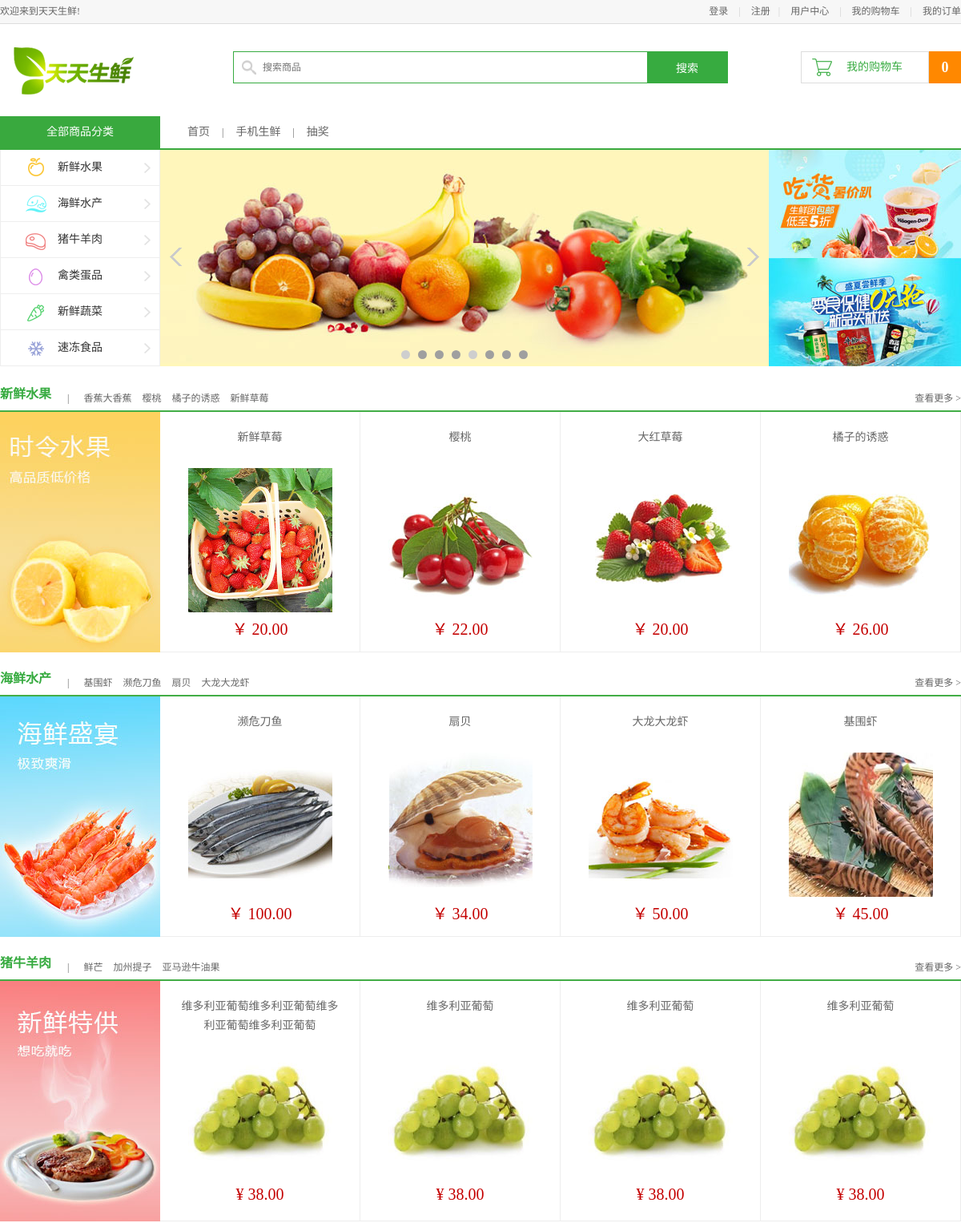
Before: / (upper part) with the older database file.
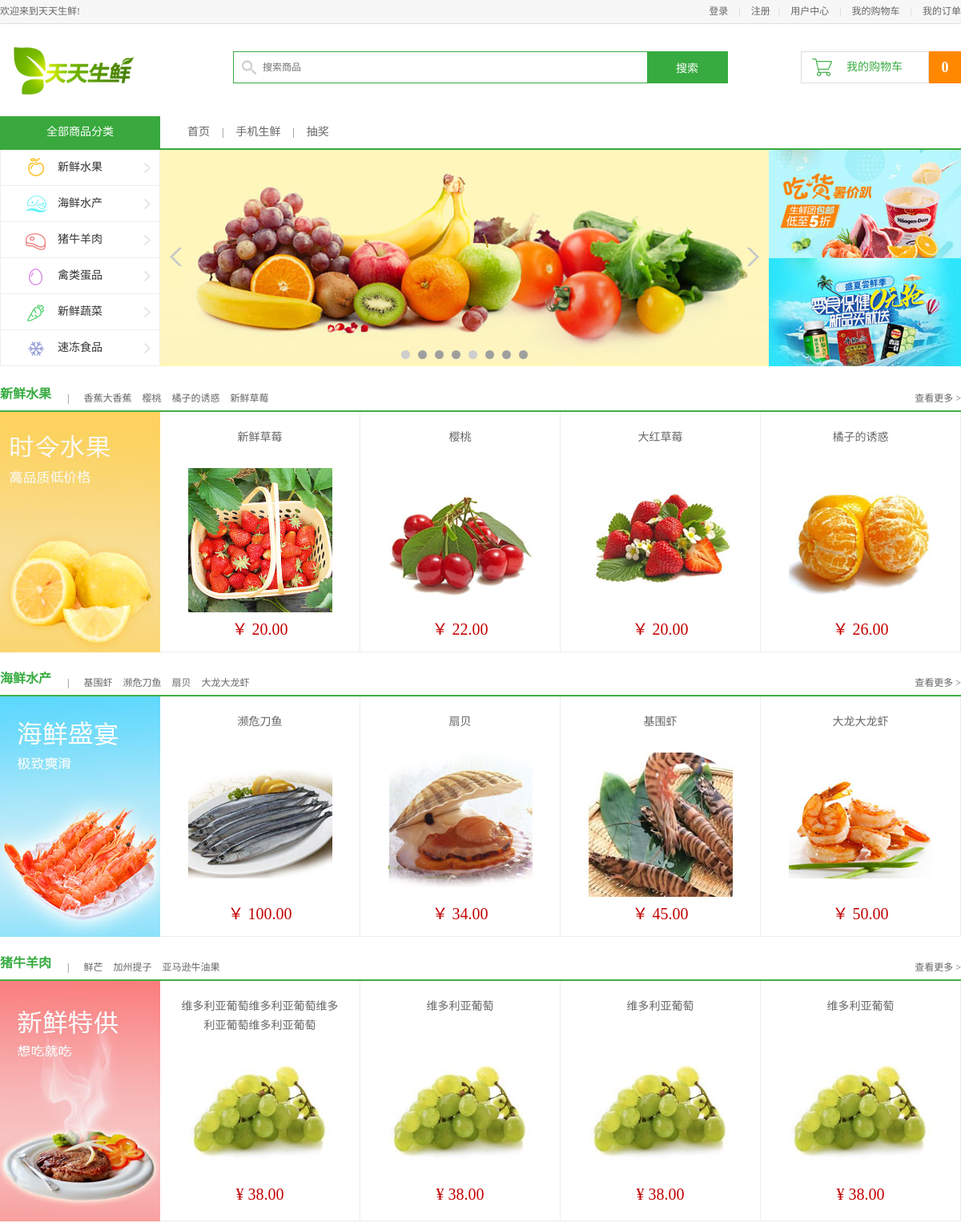
After: the same page with the newer database file.
### apps/df_goods/models.py (models this page shows, shortened)
class GoodsInfo(models.Model):
    isDelete = models.BooleanField(default=False)  # 逻辑删除
    gtitle = models.CharField(max_length=20, verbose_name="商品名称", unique=True)
    gpic = models.ImageField(upload_to='df_goods', verbose_name="图片路径")
    gprice = models.DecimalField(max_digits=5, decimal_places=2, verbose_name="商品价格")  # 商品价格小数位为两位，整数位为3位
    gunit = models.CharField(max_length=20, default='500g', verbose_name="单位重量")
    gclick = models.IntegerField(verbose_name="点击量")
    gjianjie = models.CharField(max_length=200, verbose_name="简介")
    gkucun = models.IntegerField(verbose_name="库存")
    gcontent = HTMLField(max_length=200, verbose_name="详情")
    gtype = models.ForeignKey(TypeInfo, on_delete=models.CASCADE, verbose_name="分类")  # 外键关联TypeInfo表
    class Meta:
        verbose_name = "商品"
        verbose_name_plural = verbose_name

### apps/df_goods/views.py (the view)
# urls.py: url('^$', views.index, name="index"),
def index(request):
    typelist = TypeInfo.objects.all()
    type0 = typelist[0].goodsinfo_set.order_by('-id')[0:4]  # 按照最新上传的水果显示
    type01 = typelist[0].goodsinfo_set.order_by('-gclick')[0:4]  # 按照用户点击量上传
    type1 = typelist[1].goodsinfo_set.order_by('-id')[0:4]
    type11 = typelist[1].goodsinfo_set.order_by('-gclick')[0:4]
    type2 = typelist[2].goodsinfo_set.order_by('-id')[0:4]
    type21 = typelist[2].goodsinfo_set.order_by('-gclick')[0:4]
    type3 = typelist[3].goodsinfo_set.order_by('-id')[0:4]
    type31 = typelist[3].goodsinfo_set.order_by('-gclick')[0:4]
    type4 = typelist[4].goodsinfo_set.order_by('-id')[0:4]
    type41 = typelist[4].goodsinfo_set.order_by('-gclick')[0:4]
    type5 = typelist[5].goodsinfo_set.order_by('-id')[0:4]
    type51 = typelist[5].goodsinfo_set.order_by('-gclick')[0:4]
    cart_count = 0
    if request.session.has_key('user_id'):
        user_id = request.session['user_id']
        cart_count = CartInfo.objects.filter(user_id=int(user_id)).count()
    context = {
        'title': '首页',
        'cart_count': cart_count,
        'guest_cart': 1,
        'type0': type0, 'type01': type01,
        'type1': type1, 'type11': type11,
        'type2': type2, 'type21': type21,
        'type3': type3, 'type31': type31,
        'type4': type4, 'type41': type41,
        'type5': type5, 'type51': type51,
    }
    """

    context = {
        'guest_cart':1,
        'title': '首页'
    }

    #获取最新的4个商品
    hot = GoodsInfo.objects.all().order_by('-gclick')[0:4]
    context.setdefault('hot', hot)

    #*******获取各分类下的点击商品*******
    #首先获取分类
    typelist = TypeInfo.objects.all()
    for i in range(len(typelist)):
    #获取type对象
        type = typelist[i]
        #根据type对象获取商品列表
        #通过外键关联获取商品
        #获取对应列表中的通过id倒序排列的前四个
        goods1 = type.goodinfo_set.order_by('-id')[0:4]
        goods2 = type.goodinfo_set.order_by('-gclick')[0:4]
        key1 = 'type' + str(i)  # 根据id 倒叙排列
        key2 = 'type' + str(i) + str(i)  # 根据点击量倒序排列
        context.setdefault(key1, goods1)
        context.setdefault(key2, goods2)

    print(context)
    """
    return render(request, 'df_goods/index.html', context)

### templates/df_goods/index.html (shortened to what this page needs)
{% extends 'base.html' %}
{% block center_body %}
	<div class="navbar_con">
		<div class="navbar">
			<h1 class="fl">全部商品分类</h1>
			<ul class="navlist fl">
				<li><a href="/">首页</a></li>
				<li class="interval">|</li>
				<li><a href="#">手机生鲜</a></li>
				<li class="interval">|</li>
				<li><a href="#">抽奖</a></li>
			</ul>
		</div>
	</div>
	<div class="center_con clearfix">
		<ul class="subnav fl">
			<li><a href="#model01" class="fruit">新鲜水果</a></li>
			<li><a href="#model02" class="seafood">海鲜水产</a></li>
			<li><a href="#model03" class="meet">猪牛羊肉</a></li>
			<li><a href="#model04" class="egg">禽类蛋品</a></li>
			<li><a href="#model05" class="vegetables">新鲜蔬菜</a></li>
			<li><a href="#model06" class="ice">速冻食品</a></li>
		</ul>
		<div class="slide fl">
			<ul class="slide_pics">
				<li><img src="/static/images/slide.jpg" alt="幻灯片"></li>
			</ul>
			<div class="prev"></div>
			<div class="next"></div>
			<ul class="points"></ul>
		</div>
		<div class="adv fl">
			<a href="#"><img src="/static/images/adv01.jpg"></a>
			<a href="#"><img src="/static/images/adv02.jpg"></a>
		</div>
	</div>
	<div class="list_model">
		<div class="list_title clearfix">
			<h3 class="fl" id="model01">新鲜水果</h3>
			<div class="subtitle fl">
				<span>|</span>
                {% for g in type01 %}
                    <a href="/{{ g.id }}/">{{  g.gtitle|slice:'10' }}</a>
                {%  endfor %}
			</div>
			<a href="/list1_1_1/" class="goods_more fr" id="fruit_more">查看更多 ></a>
		</div>
		<div class="goods_con clearfix">
			<div class="goods_banner fl"><img src="/static/images/banner01.jpg"></div>
			<ul class="goods_list fl">
                {% for goods in type0 %}
                <li>
                    <h4><a href="/{{ goods.id }}/">{{ goods.gtitle }}</a></h4>
                    <a href="/{{ goods.id }}/"><img src="/static/{{ goods.gpic }}"></a>
                    <div class="prize"> ￥ {{ goods.gprice }} </div>
                </li>
                {% endfor %}
			</ul>
		</div>
	</div>
	<div class="list_model">
		<div class="list_title clearfix">
			<h3 class="fl" id="model02">海鲜水产</h3>
			<div class="subtitle fl">
				<span>|</span>
                {% for g in type1 %}
                    <a href="/{{ g.id }}/">{{ g.gtitle|slice:'10' }}</a>
                {% endfor %}
			</div>
			<a href="/list2_1_1/" class="goods_more fr">查看更多 ></a>
		</div>
		<div class="goods_con clearfix">
			<div class="goods_banner fl"><img src="/static/images/banner02.jpg"></div>
			<ul class="goods_list fl">
                {% for goods in type11 %}
                <li>
                    <h4><a href="/{{ goods.id }}/">{{ goods.gtitle }}</a></h4>
                    <a href="/{{ goods.id }}/"><img src="/static/{{ goods.gpic }}"></a>
                    <div class="prize"> ￥ {{ goods.gprice }} </div>
                </li>
                {% endfor %}
			</ul>
		</div>
	</div>
	<div class="list_model">
		<div class="list_title clearfix">
			<h3 class="fl" id="model03">猪牛羊肉</h3>
			<div class="subtitle fl">
				<span>|</span>
				<a href="#">鲜芒</a>
				<a href="#">加州提子</a>
				<a href="#">亚马逊牛油果</a>
			</div>
			<a href="#" class="goods_more fr">查看更多 ></a>
		</div>
		<div class="goods_con clearfix">
			<div class="goods_banner fl"><img src="/static/images/banner03.jpg"></div>
			<ul class="goods_list fl">
				<li>
					<h4><a href="#">维多利亚葡萄维多利亚葡萄维多利亚葡萄维多利亚葡萄</a></h4>
					<a href="#"><img src="/static/images/goods.jpg"></a>
					<div class="prize">¥ 38.00</div>
				</li>
				<li>
					<h4><a href="#">维多利亚葡萄</a></h4>
					<a href="#"><img src="/static/images/goods.jpg"></a>
					<div class="prize">¥ 38.00</div>
				</li>
				<li>
					<h4><a href="#">维多利亚葡萄</a></h4>
					<a href="#"><img src="/static/images/goods.jpg"></a>
					<div class="prize">¥ 38.00</div>
				</li>
				<li>
					<h4><a href="#">维多利亚葡萄</a></h4>
					<a href="#"><img src="/static/images/goods.jpg"></a>
					<div class="prize">¥ 38.00</div>
				</li>
			</ul>
		</div>
	</div>
{% endblock center_body %}

### templates/base.html (shortened to what this page needs)
{% extends 'base_foot.html' %}
{% block body %}
    <div class="header_con">
		<div class="header">
			<div class="welcome fl">欢迎来到天天生鲜!</div>
			<div class="fr">
                {% if request.session.user_name|default:'' != '' %}
				<div class="login_btn fl">欢迎您：<em>{{ request.session.user_name }}</em>
                    <span>|</span>
                    <em><a href="/user/logout/">退出</a></em>
				</div>
                {% else %}
				<div class="login_btn fl">
					<a href="/user/login/">登录</a>
					<span>|</span>
					<a href="/user/register/">注册</a>
				</div>
                {% endif %}
				<div class="user_link fl">
					<span>|</span>
					<a href="/user/info/">用户中心</a>
					<span>|</span>
					<a href="/cart/">我的购物车</a>
					<span>|</span>
					<a href="/user/order/1">我的订单</a>
				</div>
			</div>
		</div>
	</div>
    <div class="search_bar clearfix">
		<a href="/" class="logo fl"><img src="/static/images/logo.png"></a>
		<div class="search_con fl">
			<input type="text" class="input_text fl" name="q" placeholder="搜索商品">
			<input type="button" class="input_btn fr" name="" value="搜索">
		</div>
        {% if guest_cart == 1 %}
            <div class="guest_cart fr">
                <a href="/cart/" class="cart_name fl">我的购物车</a>
                <div class="goods_count fl" id="show_count">{{ cart_count }}</div>
            </div>
        {% endif %}
	</div>
{% block center_body %}
{% endblock center_body %}
{% endblock body %}

### templates/base_foot.html (shortened to what this page needs)
<!DOCTYPE html PUBLIC "-//W3C//DTD XHTML 1.0 Transitional//EN" "http://www.w3.org/TR/xhtml1/DTD/xhtml1-transitional.dtd">
<html xmlns="http://www.w3.org/1999/xhtml" xml:lang="en">
<head>
	<link rel="stylesheet" type="text/css" href="/static/css/reset.css">
	<link rel="stylesheet" type="text/css" href="/static/css/main.css">
</head>
<body>
{% block body %}{% endblock body %}
</body>
</html>

### static/css/main.css (style rules this page uses)
body { font-family:'Microsoft Yahei';font-size:12px;color:#666; }
html,body { height:100% }
.header_con { background-color:#f7f7f7; height:29px; border-bottom:1px solid #dddddd }
.header { width:1200px; height:29px; margin:0 auto; }
.welcome,.login_info,.login_btn,.user_link { line-height:29px; }
.login_btn a,.user_link a { color:#666; }
.login_btn span,.user_link span { color:#cecece; margin:0 10px; }
.search_bar { width:1200px;height:115px;margin:0 auto; }
.logo { width:150px;height:59px;margin:29px 0 0 17px; }
.search_con { width:616px;height:38px;border:1px solid #37ab40;margin:34px 0 0 124px;background:url(../images/icons.png) 10px -338px no-repeat; }
.search_con .input_text { width:470px;height:34px;border:0px;margin:2px 0 0 36px;outline:none;font-size:12px;color:#737272;font-family:'Microsoft Yahei' }
.search_con .input_btn { width:100px;height:38px;background-color:#37ab40;border:0px;font-size:14px;color:#fff;font-family:'Microsoft Yahei';outline:none;cursor:pointer; }
.guest_cart { width:200px;height:40px;margin-top:34px; }
.guest_cart .cart_name { width:158px;height:38px;line-height:38px;border:1px solid #dddddd;display:block;background:url(../images/icons.png) 13px -300px no-repeat;font-size:14px;color:#37ab40;text-indent:56px; }
.guest_cart .goods_count { width:40px;height:40px;text-align:center;line-height:40px;font-size:18px; font-weight:bold;color:#fff;background-color:#ff8800; }
.navbar_con { height:40px;border-bottom:2px solid #39a93e }
.navbar { width:1200px;margin:0 auto; }
.navbar h1 { width:200px;height:40px;line-height:40px;text-align: center;font-size:14px;color:#fff;background-color:#39a93e; }
.navlist { margin-left:34px; }
.navlist li { height:40px;float:left;line-height:40px; }
.navlist li a { color:#666;font-size:14px }
.navlist .interval { margin:0 15px; }
.center_con { width:1200px;height:270px;margin:0 auto; }
.subnav { width:198px;height:270px;border-left:1px solid #eee;border-right:1px solid #eee; }
.subnav li { height:44px;border-bottom:1px solid #eee;background:url(../images/icons.png) 178px -257px no-repeat #fff; }
.subnav li a { display:block;height:44px;line-height:44px;text-indent:71px;font-size:14px;color:#333 }
.subnav li .fruit { background:url(../images/icons.png) 28px 0px no-repeat; }
.subnav li .seafood { background:url(../images/icons.png) 28px -43px no-repeat; }
.subnav li .meet { background:url(../images/icons.png) 28px -86px no-repeat; }
.subnav li .egg { background:url(../images/icons.png) 28px -132px no-repeat; }
.subnav li .vegetables { background:url(../images/icons.png) 28px -174px no-repeat; }
.subnav li .ice { background:url(../images/icons.png) 28px -220px no-repeat; }
.slide { width:760px;height:270px;position:relative;overflow:hidden; }
.slide .slide_pics { position:relative;left:0;top:0;width:760px;height:270px; }
.slide .slide_pics li { width:760px;height:270px;position:absolute;left:0;top:0 }
.slide .prev,.slide .next { width:17px;height:23px;background:url(../images/icons.png) left -388px no-repeat;position:absolute;left:11px;top:122px;cursor:pointer; }
.slide .next { background-position:left -428px;left:732px; }
.points { width:100%;height:11px;position:absolute;left:0;top:250px;text-align:center; }
.adv { width:240px;height:270px; overflow:hidden; background-color:gold; }
.adv a { display:block;float:left; }
.list_model { width:1200px;height:340px;margin:15px auto 0; }
.list_title { height:40px;border-bottom:2px solid #42ad46 }
.list_title h3 { height:40px;line-height:40px;font-size:16px;color:#37ab40;font-weight:bold; }
.list_title .subtitle { height:20px;line-height:20px;margin-top:15px; }
.list_title .subtitle span { color:#666;margin:0 10px 0 20px; }
.list_title .subtitle a { color:#666;margin:0 5px; }
.goods_more { height:20px;margin-top:15px;color:#666 }
.goods_con { height:300px; }
.goods_banner { width:200px;height:300px; }
.goods_banner img { width:200px;height:300px; }
.goods_list { width:1000px;height:299px;border-bottom:1px solid #ededed }
.goods_list li { height:299px;width:249px;border-right:1px solid #ededed;float:left }
.goods_list li h4 { width:200px;height:50px;margin:20px auto 0;text-align:center; }
.goods_list li h4 a { font-size:14px;color:#666;font-weight:normal;line-height:24px; }
.goods_list li img { display:block;width:180px;height:180px;margin:0 auto; }
.goods_list li .prize { text-align:center;font-size:20px;color:#c40000;margin-top:5px; }

Changed rows visible on the page:
changed GoodsInfo "基围虾": moves up the list
